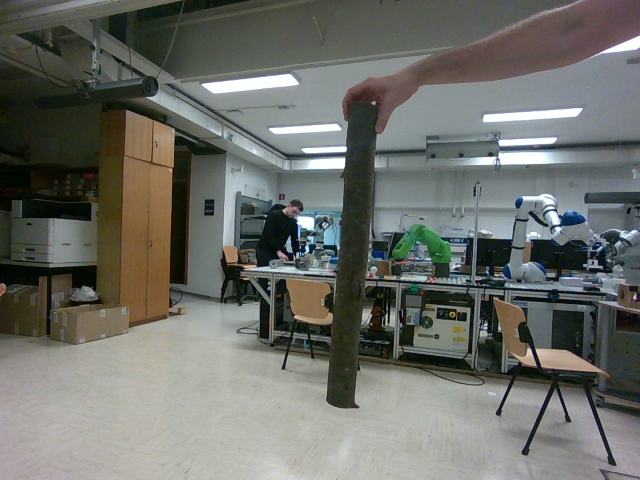
#> input picture RPI/zajeti_podatki/2barva.png, 640 x 480 px
$ python get_distance.py
#> lines starting #> are read from the running program, lines starting #| are printed output that depends on the picture; after the words box and inside, x2 and y2 are one past the last pixel; in counts of white or black regions, pixels touching at a corner belong together
import cv2
import numpy as np

def rgb_to_hsv_threshold(rgb_val):
    pixel = np.uint8([[ [rgb_val[2], rgb_val[1], rgb_val[0]] ]])
    hsv_pixel = cv2.cvtColor(pixel, cv2.COLOR_BGR2HSV)[0][0]
    return hsv_pixel

# 1. Tvoji RGB podatki
rgb_low = [32, 38, 26]
rgb_high = [52, 54, 43]

# 2. Pretvorba in razširitev tolerance
hsv_low_base = rgb_to_hsv_threshold(rgb_low)
hsv_high_base = rgb_to_hsv_threshold(rgb_high)

# Razširimo razpon, da zajamemo teksturo in sence debla
lower_hsv = np.array([max(0, hsv_low_base[0] - 15),
                      max(0, hsv_low_base[1] - 30),
                      max(0, hsv_low_base[2] - 40)])
upper_hsv = np.array([min(180, hsv_high_base[0] + 15),
                      min(255, hsv_high_base[1] + 120),
                      min(255, hsv_high_base[2] + 180)])

# 3. Procesiranje slike
color_img = cv2.imread('2barva.png')
#> color_img is the input picture: shape (480, 640, 3); mean B, G, R 104.8, 110.7, 108.6
depth_map = np.load('2globina.npy')
#> (reads RPI/zajeti_podatki/2globina.npy from the repository)
display_img = color_img.copy()

color_img= cv2.GaussianBlur(color_img,(9,9),0)
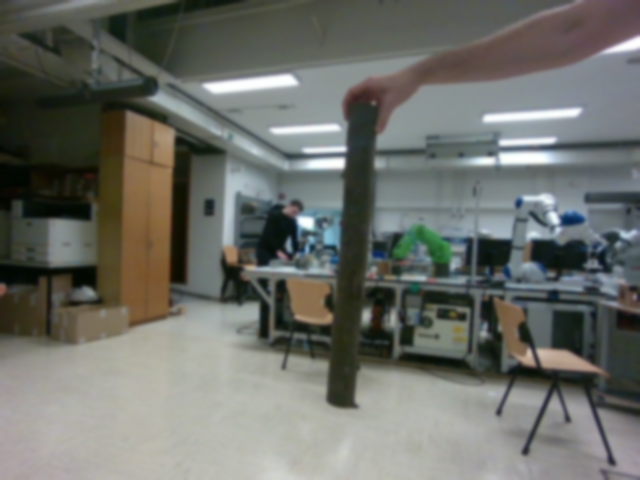
#> color_img: shape (480, 640, 3); mean B, G, R 104.8, 110.7, 108.6

hsv = cv2.cvtColor(color_img, cv2.COLOR_BGR2HSV)
#> hsv: shape (480, 640, 3); mean H, S, V 59.2, 44.7, 114.8
mask = cv2.inRange(hsv, lower_hsv, upper_hsv)
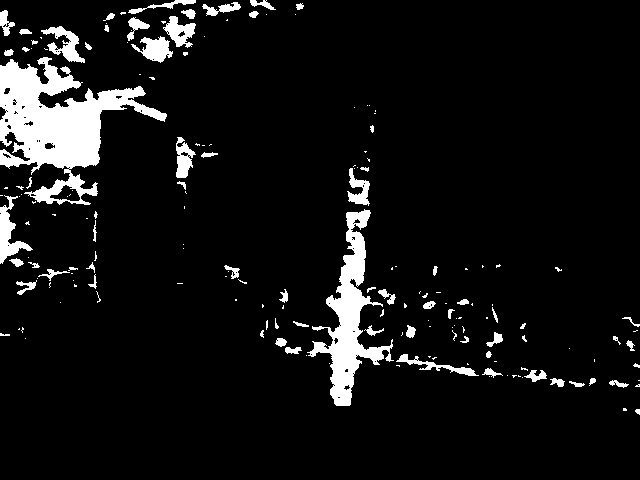
#> mask: shape (480, 640); 7.6% white; 178 white regions (109 under 20 px), largest, box (x1, y1, x2, y2) and area: (0, 57, 167, 205) 10002, (307, 209, 394, 406) 4996, (0, 195, 33, 264) 800

# Zapolnimo luknje v S-obliki
mask = cv2.morphologyEx(mask, cv2.MORPH_CLOSE, np.ones((3, 3), np.uint8))
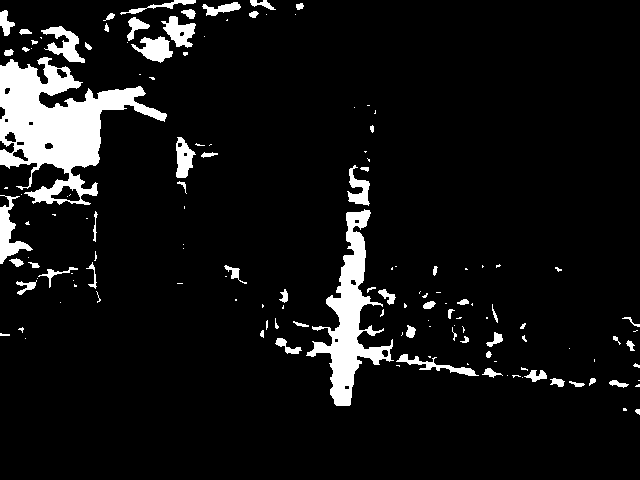
#> mask: shape (480, 640); 7.9% white; 143 white regions (78 under 20 px)

contours, _ = cv2.findContours(mask, cv2.RETR_EXTERNAL, cv2.CHAIN_APPROX_SIMPLE)
#> contours = 141 contours, 92 with area under 20; largest, box (x1, y1, x2, y2) and area: (0, 57, 167, 205) 10359, (306, 209, 394, 406) 4918, (0, 195, 33, 264) 713, (41, 26, 85, 63) 602, (131, 36, 173, 63) 558

best_cnt = None
max_ratio = 0

# 4. Iskanje oblike z največjim razmerjem MED KONTURAMI BLIŽJE KOT 2000 mm
valid_contours = []

for cnt in contours:
    if cv2.contourArea(cnt) < 500:
        continue

    # Izračunaj razdaljo za to konturo
    mask_temp = np.zeros(mask.shape, np.uint8)
    cv2.drawContours(mask_temp, [cnt], -1, 255, -1)
    depths = depth_map[(mask_temp > 0) & (depth_map > 0)]

    if depths.size == 0:
        continue

    # Izračunaj povprečno razdaljo za konturo
    avg_distance = np.mean(depths)

    # Preveri, če je kontura bližje kot 2000 mm
    if avg_distance < 2000:
        valid_contours.append((cnt, avg_distance))

    # Debug: prikaz vseh kontur (zelena obroba)
    cv2.drawContours(display_img, [cnt], -1, (0, 255, 0), 4)
#> this loop made 141 passes
#> cnt on passes 5, 9, 11, 15, 17, 18, 19, 20, 23, 26, 32, 38: [[638, 380], [639, 380]], [[522, 377]], [[507, 375]], [[396, 365], [398, 365], [399, 366], [399, 365]], [[467, 363], [467, 364], [468, 364]], [[494, 361], [496, 361]], [[594, 359], [594, 361]], [[428, 356], [429, 357], [430, 357], [430, 356]], [[569, 348]], [[25, 338]], [[402, 332], [402, 334], [401, 335], [402, 334]], [[429, 326], [430, 326]]
#> avg_distance on pass 95: 1098
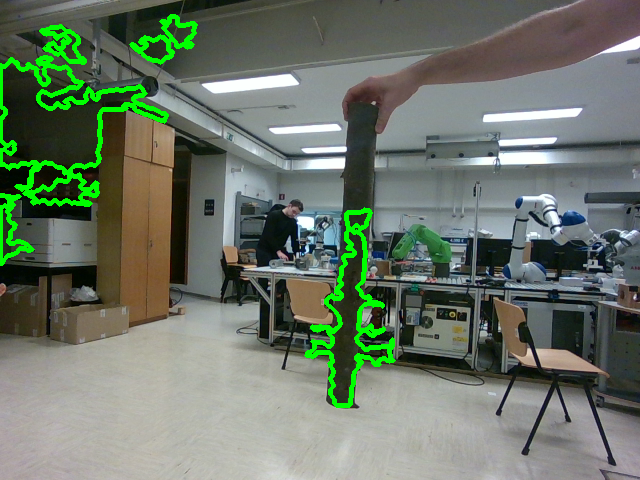
#> display_img: shape (480, 640, 3); 3.64% of pixels changed, all inside (x1, y1, x2, y2) = (0, 14, 396, 408)
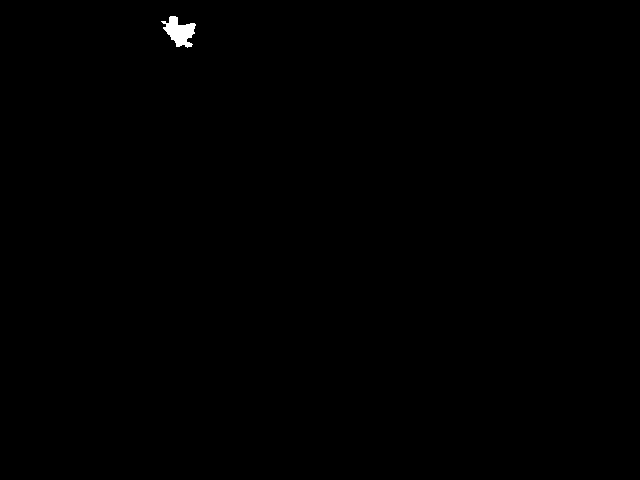
#> mask_temp: shape (480, 640); 0.19% white; 1 white region, box (x1, y1, x2, y2) and area: (161, 16, 196, 48) 598
#> after the loop, valid_contours = 1 item

# 5. Zdaj iščemo najboljšo konturo samo med tistimi, ki so bližje kot 2000 mm
print(f"Število kontur bližjih kot 2000 mm: {len(valid_contours)}")
#| Število kontur bližjih kot 2000 mm: 1

for cnt, distance in valid_contours:
    rect = cv2.minAreaRect(cnt)
    (x, y), (w, h), angle = rect
    length = max(w, h)
    width = min(w, h) if min(w, h) > 0 else 1
    current_ratio = length / width

    # Preverimo, če je to trenutno najboljša (najbolj vitka) oblika
    if current_ratio > 2.0 and current_ratio > max_ratio:
        max_ratio = current_ratio
        best_cnt = cnt

    print(f"Razmerje: {current_ratio:.1f}, Oddaljenost: {distance:.0f} mm")
#> this loop made 1 pass
#> (distance, x, y, w, h, angle, length, width) on pass 1: (1098, 342.5, 309.4, 87.47, 190.6, -9.83, 190.6, 87.47)
#| Razmerje: 2.2, Oddaljenost: 1098 mm
#> after the loop, best_cnt = contour of 346 points, box (x1, y1, x2, y2) (306, 209, 394, 406), area 4918; max_ratio = 2.18

# 6. Označevanje zmagovalne oblike
if best_cnt is not None:
    # Izračunaj natančno razdaljo za zmagovalno konturo
    mask_best = np.zeros(mask.shape, np.uint8)
    cv2.drawContours(mask_best, [best_cnt], -1, 255, -1)
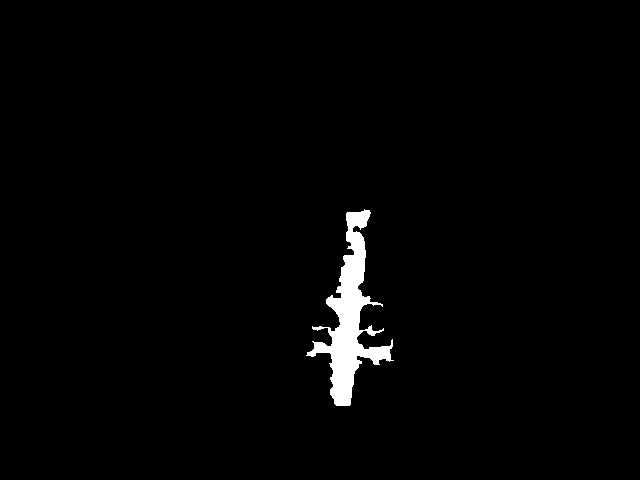
#> mask_best: shape (480, 640); 1.7% white; 1 white region, box (x1, y1, x2, y2) and area: (306, 209, 394, 406) 5310
    depths = depth_map[(mask_best > 0) & (depth_map > 0)]
#> depths = 4253 values, max 65535 at index 510, min 852 at index 4106, mean 1098

    if depths.size > 0:
        # 15. percentil za sprednji del debla
        final_dist = np.percentile(depths, 15)
#> final_dist = 864

        # Narišemo debelo rdečo obrobo za zmagovalno konturo
        cv2.drawContours(display_img, [best_cnt], -1, (0, 0, 255), 4)

        # Izpis podatkov na sliko
        bx, by, bw, bh = cv2.boundingRect(best_cnt)
#> bx = 306; by = 209; bw = 88; bh = 197
        cv2.rectangle(display_img, (bx, by-40), (bx+250, by), (0, 255, 0), -1) # Ozadje za tekst
        cv2.putText(display_img, f"NAJVECJE R: {max_ratio:.1f} | D: {final_dist:.0f}mm",
                    (bx + 5, by - 10), cv2.FONT_HERSHEY_SIMPLEX, 0.6, (0, 0, 0), 2)
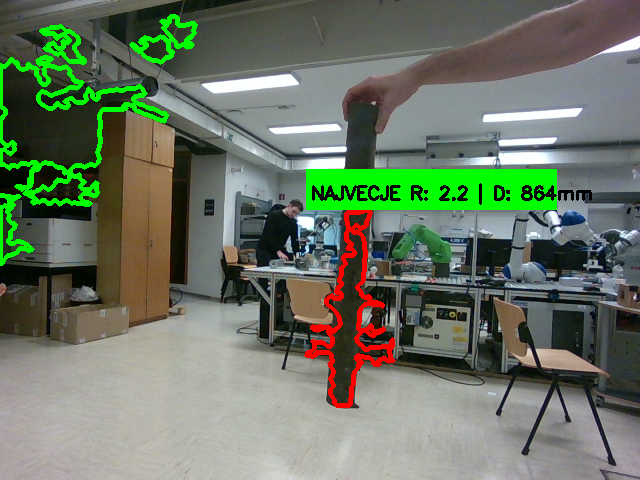
#> display_img: shape (480, 640, 3); mean B, G, R 99.6, 118.7, 106.4

        print(f"Najdeno deblo z razmerjem {max_ratio:.2f} na razdalji {final_dist:.1f} mm.")
#| Najdeno deblo z razmerjem 2.18 na razdalji 864.0 mm.
else:
    print("Nobena oblika ne ustreza pogojem (razmerje > 2.0 in oddaljenost < 2000 mm).")

# Prikaz
cv2.imshow("Zmagovalna oblika (Max Ratio) - oddaljenost < 2000 mm", display_img)
cv2.imshow("maska", mask)

cv2.waitKey(0)
cv2.destroyAllWindows()
